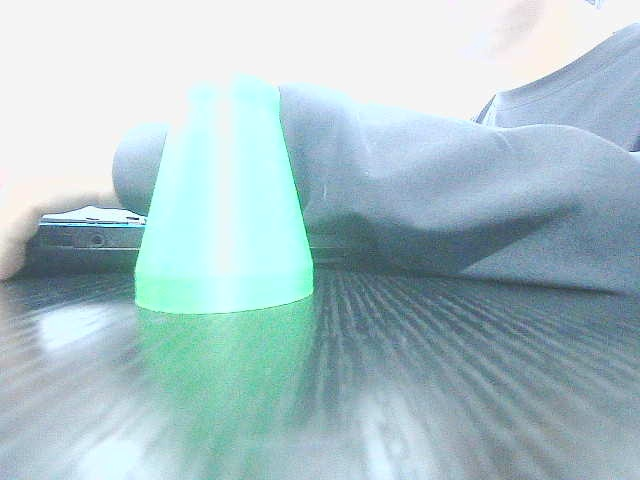
#> input picture debug/board_scene_raw.jpg, 640 x 480 px
$ python color_classifier.py ../../debug/board_scene_raw.jpg
#> lines starting #> are read from the running program, lines starting #| are printed output that depends on the picture; after the words box and inside, x2 and y2 are one past the last pixel; in counts of white or black regions, pixels touching at a corner belong together
# -*- coding: utf-8 -*-
"""
颜色分类：纯 HSV 阈值分割，逐色投票，最高票者胜。

原则（按现场约定）：
  * 只认 HSV 区间，不用任何 RGB/中性色/二次判别的额外逻辑。
  * 阈值全部在 config.COLOR_RANGES_HSV 里改。
  * 红色因色相跨越 0°（H 0~10 与 170~179），用两段区间取并集。
"""
import cv2
import numpy as np
import config as C


def _vote(hsv_roi, chiral_mask=None):
    """对每个 HSV 区间统计命中像素数。

    chiral_mask 不为 None 时，只统计"自身是彩色像素"的命中：
    深色台面 / 白纸背景会被 black、white 区间吃进去，把真颜色的票数稀释掉
    （实测绿料 conf 只有 0.60，正好压在判色下限上，会随机判失败）。
    """
    scores = {}
    disabled = getattr(C, "COLOR_DISABLED", frozenset())
    for name, (lo, hi) in C.COLOR_RANGES_HSV.items():
        if name in disabled:
            continue        # 被屏蔽的颜色不参评（如黑色夹爪原地空抓）
        m = cv2.inRange(hsv_roi, np.array(lo), np.array(hi))
        if name == "red":
            m2 = cv2.inRange(hsv_roi,
                             np.array(C.RED_HSV_LOWER2[0]),
                             np.array(C.RED_HSV_LOWER2[1]))
            m = cv2.bitwise_or(m, m2)
        if chiral_mask is not None:
            m = cv2.bitwise_and(m, chiral_mask)
        scores[name] = int(cv2.countNonZero(m))
    return scores


def _chromatic_mask(hsv_roi):
    """彩色像素掩码：S 和 V 都够高，排除深色背景与白色台面。"""
    S = hsv_roi[:, :, 1]
    V = hsv_roi[:, :, 2]
    m = ((S >= C.CHROMATIC_S_MIN) & (V >= C.CHROMATIC_V_MIN))
    return m.astype(np.uint8) * 255


def color_diag(bgr_roi):
    """判色取证：一行说明 ROI 的 HSV 中位数、彩色占比和前两名的票数占比。"""
    hsv = cv2.cvtColor(bgr_roi, cv2.COLOR_BGR2HSV)
    total = float(max(hsv.shape[0] * hsv.shape[1], 1))
    chiral = _chromatic_mask(hsv)
    frac = cv2.countNonZero(chiral) / total
    votes = _vote(hsv, chiral if frac >= C.CHROMATIC_MIN_FRAC else None)
    top = sorted(votes.items(), key=lambda kv: -kv[1])[:2]
    return "HSV中位(%d,%d,%d) 彩色%.0f%% 票=%s" % (
        int(np.median(hsv[:, :, 0])), int(np.median(hsv[:, :, 1])),
        int(np.median(hsv[:, :, 2])), frac * 100,
        " ".join("%s:%.0f%%" % (k, 100.0 * v / total) for k, v in top))

def classify_color(bgr_roi, verbose=False):
    """
    输入: YOLO 检测到的 BGR ROI 图
    返回: (color_name, confidence 0~1) 或 (None, 0.0) 识别失败
    """
    h, w = bgr_roi.shape[:2]
    if h < 10 or w < 10:
        return None, 0.0

    hsv = cv2.cvtColor(bgr_roi, cv2.COLOR_BGR2HSV)
    total = float(h * w)

    # 彩色像素占比够高 -> 只在彩色像素上投票；否则（黑/白/灰物料）退回全像素投票。
    chiral = _chromatic_mask(hsv)
    chiral_frac = cv2.countNonZero(chiral) / total
    if chiral_frac >= C.CHROMATIC_MIN_FRAC:
        scores = _vote(hsv, chiral)
        basis = "chromatic %.0f%%" % (chiral_frac * 100)
    else:
        scores = _vote(hsv)
        basis = "all pixels (chromatic only %.0f%%)" % (chiral_frac * 100)
    if not scores:
        return None, 0.0
    ordered = sorted(scores.items(), key=lambda x: x[1], reverse=True)
    top_name, top_cnt = ordered[0]
    second_cnt = ordered[1][1] if len(ordered) > 1 else 0

    # 票数占比过低 = 没有像素落进任何区间（阈值不对/物料本就不是彩色阈值内）
    if top_cnt / total < C.MIN_PIXEL_RATIO:
        return None, 0.0

    conf = top_cnt / (top_cnt + second_cnt + 1e-6)
    if verbose:
        print("  basis:", basis)
        print("  votes:", {k: v for k, v in ordered[:3]})
        print("  ratio=%.3f conf=%.3f" % (top_cnt / total, conf))
    return top_name, round(conf, 3)


if __name__ == "__main__":
    import sys
    img = cv2.imread(sys.argv[1]) if len(sys.argv) > 1 else None
#> img is the input picture: shape (480, 640, 3); mean B, G, R 202.2, 196.4, 171.2
    if img is None:
        print("用法: python color_classifier.py <test.jpg> [x y w h]")
    else:
        roi = img
        if len(sys.argv) >= 6:
            x, y, w, h = (int(v) for v in sys.argv[2:6])
            roi = img[max(0, y):y + h, max(0, x):x + w]
        name, conf = classify_color(roi, verbose=True)
#> in classify_color, `hsv = cv2.cvtColor(bgr_roi, cv2.COLOR_BGR2HSV)`: hsv: shape (480, 640, 3); mean H, S, V 78.3, 46.4, 204.7
#> in _chromatic_mask, `S = hsv_roi[:, :, 1]`:
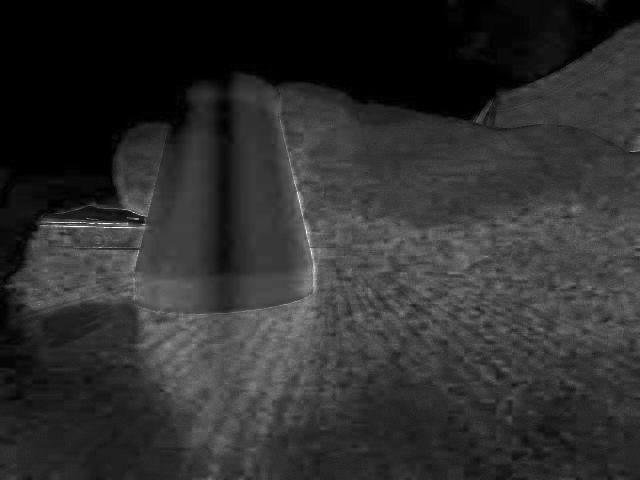
#> S: shape (480, 640); min 0, max 255, mean 46.4
#> in _chromatic_mask, `V = hsv_roi[:, :, 2]`:
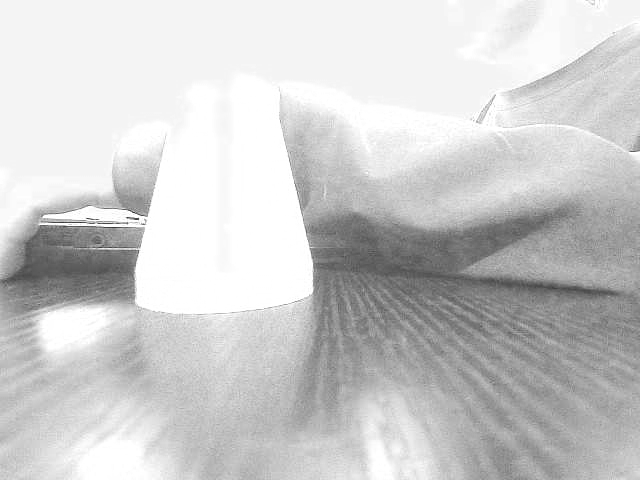
#> V: shape (480, 640); min 42, max 255, mean 204.7
#> in _chromatic_mask, `m = ((S >= C.CHROMATIC_S_MIN) & (V >= C.CHROMATIC_V_MIN))`:
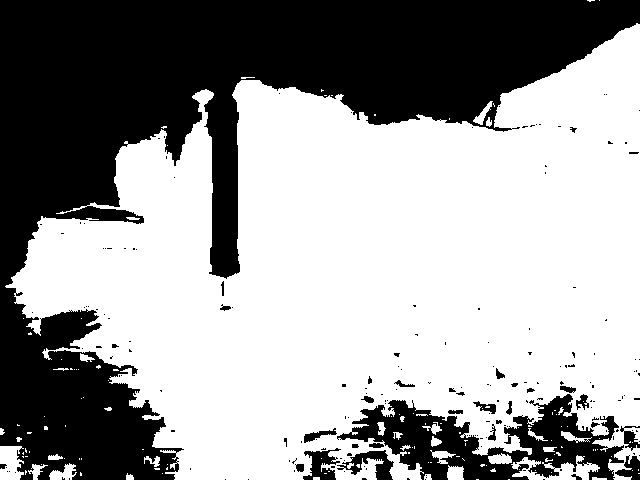
#> m: shape (480, 640) bool; 61.1% white; 185 black regions (153 under 20 px), largest, box (x1, y1, x2, y2) and area: (0, 0, 640, 480) 104938, (337, 394, 624, 480) 10957, (337, 450, 394, 480) 717
#> in classify_color, `chiral_frac = cv2.countNonZero(chiral) / total`: chiral_frac = 0.611
#> after the loop in _vote, `for name, (lo, hi) in C.COLOR_RANGES_HSV.items():`:
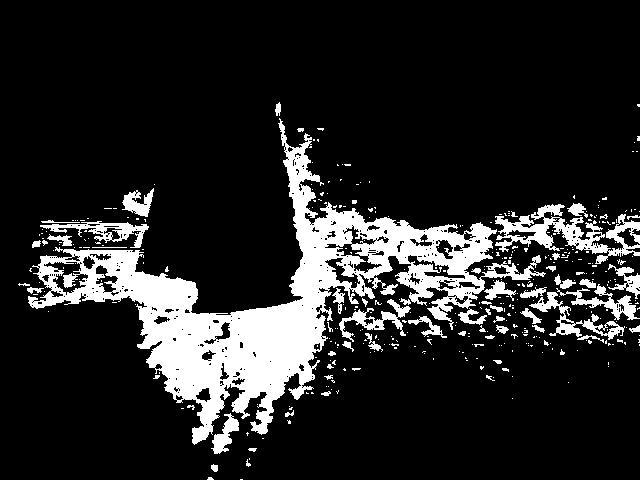
#> m: shape (480, 640); 15.2% white; 384 white regions (322 under 20 px), largest, box (x1, y1, x2, y2) and area: (28, 118, 546, 445) 34170, (495, 204, 640, 264) 2987, (529, 292, 625, 340) 1003
#> after the loop in _vote, `for name, (lo, hi) in C.COLOR_RANGES_HSV.items():`: scores = {'red': 0, 'green': 46549}
#> in classify_color, `basis = "chromatic %.0f%%" % (chiral_frac * 100)`: basis = 'chromatic 61%'
#> in classify_color, `ordered = sorted(scores.items(), key=lambda x: x[1], reverse=True)`: ordered = [('green', 46549), ('red', 0)]
#> in classify_color, `top_name, top_cnt = ordered[0]`: top_name = 'green'; top_cnt = 46549
#> in classify_color, `second_cnt = ordered[1][1] if len(ordered) > 1 else 0`: second_cnt = 0
#> in classify_color, `conf = top_cnt / (top_cnt + second_cnt + 1e-6)`: conf = 1
#|   basis: chromatic 61%
#|   votes: {'green': 46549, 'red': 0}
#|   ratio=0.152 conf=1.000
#> name = 'green'; conf = 1
        print("color=%s, conf=%.3f" % (name, conf))
#| color=green, conf=1.000

$ run again, on debug/now_1.jpg
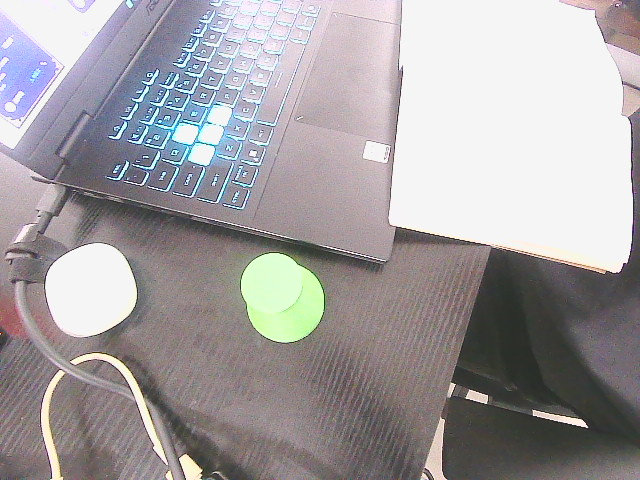
#> input picture debug/now_1.jpg, 640 x 480 px
#> img is the input picture: shape (480, 640, 3); mean B, G, R 161.6, 159.2, 163.4
#> hsv: shape (480, 640, 3); mean H, S, V 75.1, 24.4, 169.3
#> in _chromatic_mask, `m = ((S >= C.CHROMATIC_S_MIN) & (V >= C.CHROMATIC_V_MIN))`:
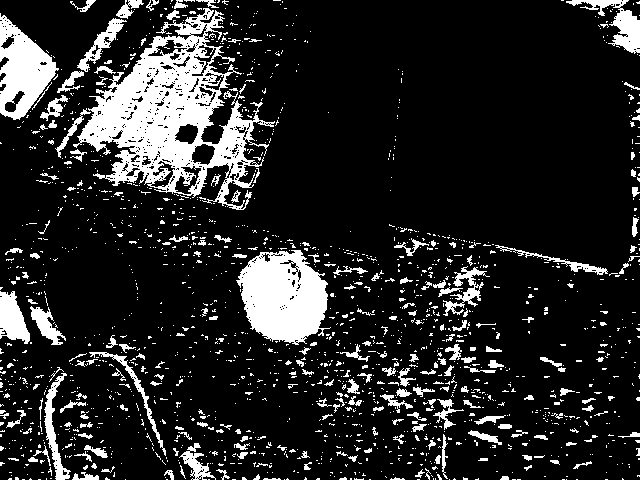
#> m: shape (480, 640) bool; 15.4% white; 1743 white regions (1522 under 20 px), largest, box (x1, y1, x2, y2) and area: (73, 8, 275, 210) 15301, (236, 250, 331, 345) 6162, (0, 13, 59, 120) 3371
#> chiral_frac = 0.154
#> after the loop in _vote, `for name, (lo, hi) in C.COLOR_RANGES_HSV.items():`:
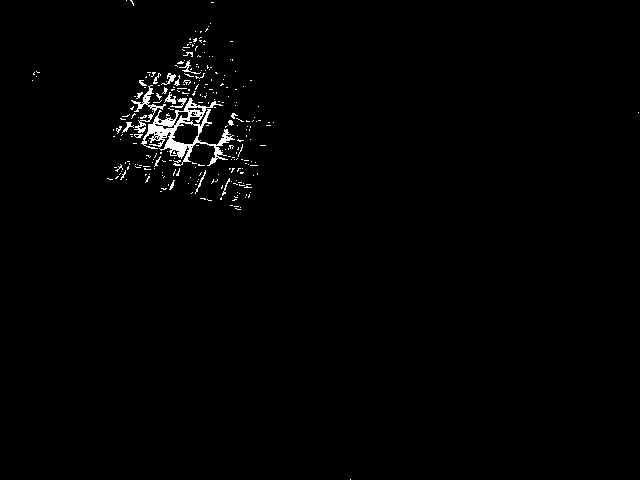
#> m: shape (480, 640); 1.2% white in thin lines or dots
#> after the loop in _vote, `for name, (lo, hi) in C.COLOR_RANGES_HSV.items():`: scores = {'red': 9607, 'green': 3559}
#> basis = 'all pixels (chromatic only 15%)'
#> ordered = [('red', 9607), ('green', 3559)]
#> top_name = 'red'; top_cnt = 9607
#> second_cnt = 3559
#> conf = 0
#| color=None, conf=0.000

$ run again, on debug/pair.jpg
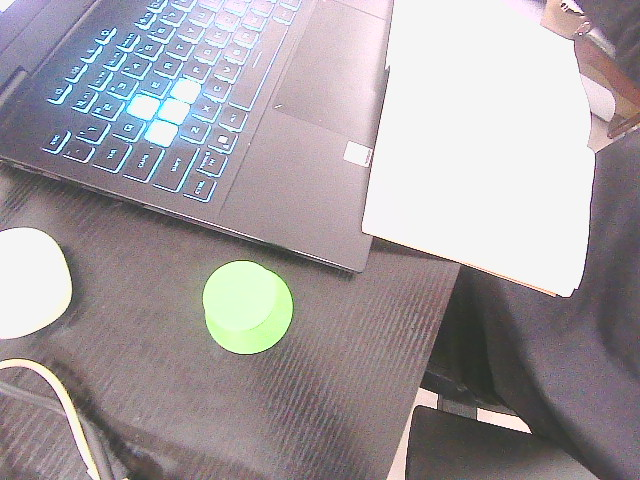
#> input picture debug/pair.jpg, 640 x 480 px
#> img is the input picture: shape (480, 640, 3); mean B, G, R 162.2, 158.3, 164.9
#> hsv: shape (480, 640, 3); mean H, S, V 89.8, 27.9, 171
#> in _chromatic_mask, `m = ((S >= C.CHROMATIC_S_MIN) & (V >= C.CHROMATIC_V_MIN))`:
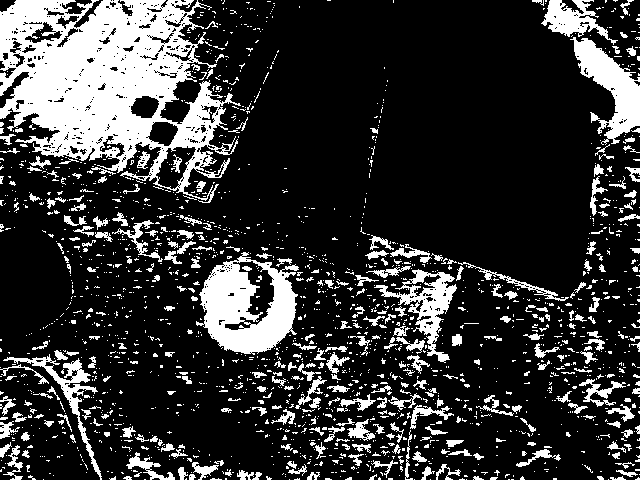
#> m: shape (480, 640) bool; 20.9% white; 1909 white regions (1608 under 20 px), largest, box (x1, y1, x2, y2) and area: (0, 0, 241, 203) 25567, (196, 252, 299, 355) 5953, (570, 37, 640, 145) 3118
#> chiral_frac = 0.209
#> after the loop in _vote, `for name, (lo, hi) in C.COLOR_RANGES_HSV.items():`:
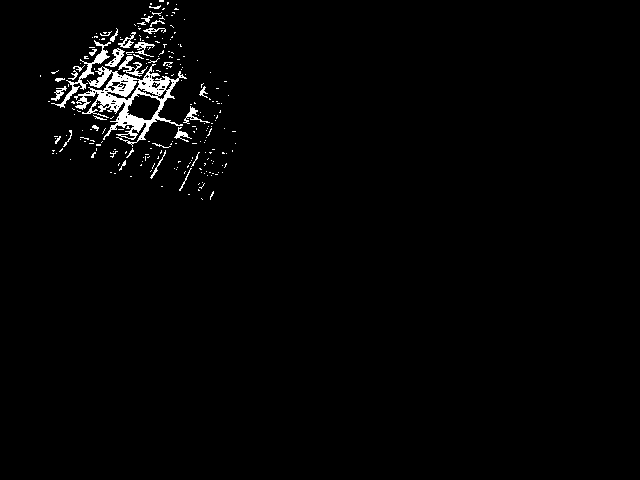
#> m: shape (480, 640); 1.8% white; 238 white regions (209 under 20 px), largest, box (x1, y1, x2, y2) and area: (74, 64, 187, 147) 2765, (51, 40, 111, 108) 469, (118, 56, 148, 77) 193
#> after the loop in _vote, `for name, (lo, hi) in C.COLOR_RANGES_HSV.items():`: scores = {'red': 18607, 'green': 5432}
#> basis = 'chromatic 21%'
#> ordered = [('red', 18607), ('green', 5432)]
#> top_name = 'red'; top_cnt = 18607
#> second_cnt = 5432
#> conf = 0
#| color=None, conf=0.000
